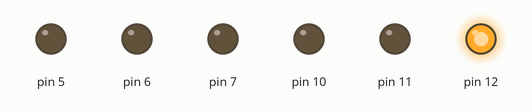
Simulated run of this sketch. Board: Arduino Uno, built with avr-gcc and run on an emulated ATmega328P. On the bench: output pins drawn as LEDs (lit = HIGH).

Above: at 0.5 s.
At 1.5 s:
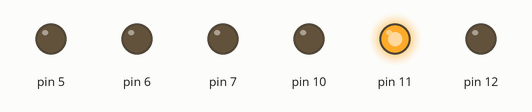
At 2.5 s:
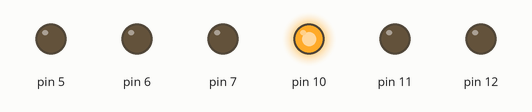
At 3.5 s:
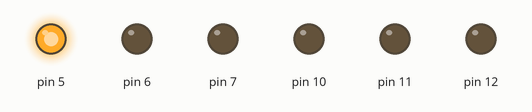
At 4.5 s:
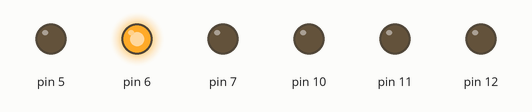
At 5.5 s:
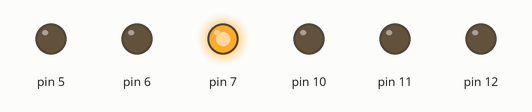
Timing chart, 0 to 7.8 s (numbered marks = the images above):
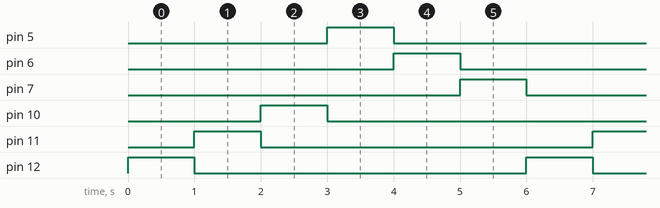

Measured:
- by itself, pin 5–7, pin 10–12: alternates HIGH for 1.0 s and LOW for 5.0 s
- by itself, everything shown: repeats every 6.0 s, in 7 steps

The sketch:

Blinking_LED.ino
```cpp
void setup() {
  // put your setup code here, to run once:
  pinMode(12,OUTPUT);
  pinMode(11,OUTPUT);
  pinMode(10,OUTPUT);
  pinMode(5,OUTPUT);
  pinMode(6,OUTPUT);
  pinMode(7,OUTPUT);
}


void loop() {
  // put your main code here, to run repeatedly:
  digitalWrite(12,HIGH);   // turn the LED on (HIGH is the voltage level)
  delay(1000);                       // wait for a second
  digitalWrite(12,LOW);    // turn the LED off by making the voltage LOW


  digitalWrite(11,HIGH);   // turn the LED on (HIGH is the voltage level)
  delay(1000);                       // wait for a second
  digitalWrite(11,LOW);    // turn the LED off by making the voltage LOW


  digitalWrite(10,HIGH);   // turn the LED on (HIGH is the voltage level)
  delay(1000);                       // wait for a second
  digitalWrite(10,LOW);    // turn the LED off by making the voltage LOW


  digitalWrite(5,HIGH);   // turn the LED on (HIGH is the voltage level)
  delay(1000);                       // wait for a second
  digitalWrite(5,LOW);    // turn the LED off by making the voltage LOW


  digitalWrite(6,HIGH);   // turn the LED on (HIGH is the voltage level)
  delay(1000);                       // wait for a second
  digitalWrite(6,LOW);    // turn the LED off by making the voltage LOW


  digitalWrite(7,HIGH);   // turn the LED on (HIGH is the voltage level)
  delay(1000);                       // wait for a second
  digitalWrite(7,LOW);    // turn the LED off by making the voltage LOW

}
```
